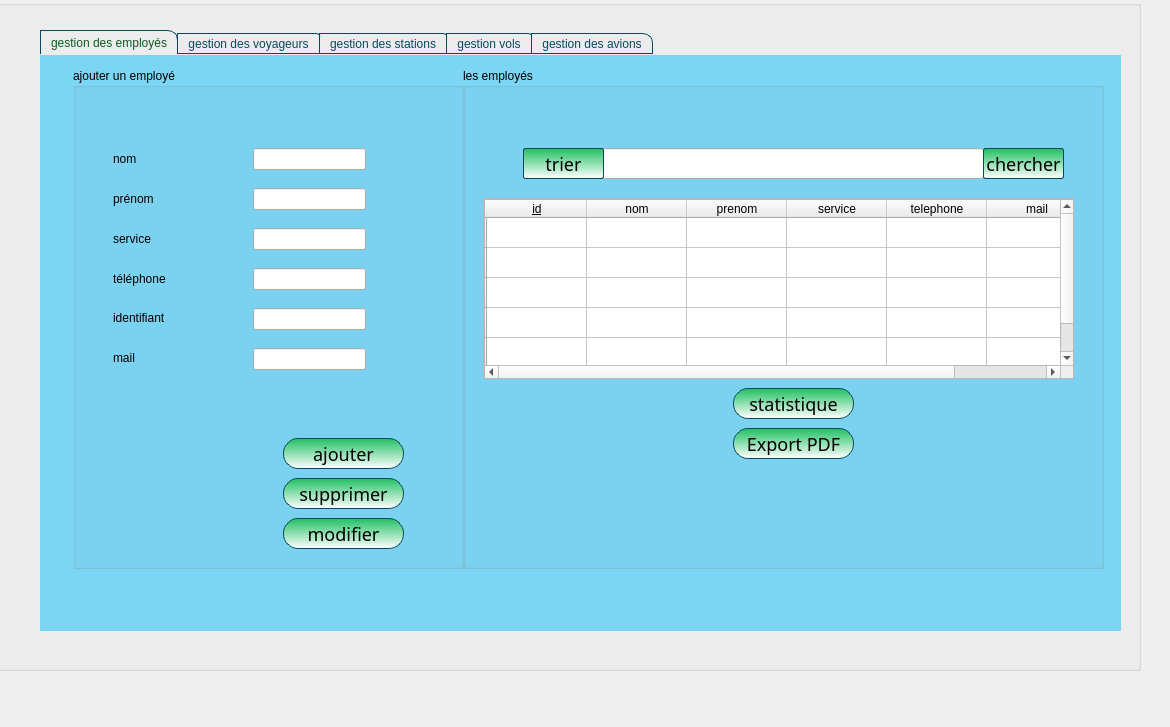
<?xml version="1.0" encoding="UTF-8"?>
<ui version="4.0">
 <class>adminInterface</class>
 <widget class="QDialog" name="adminInterface">
  <property name="geometry">
   <rect>
    <x>0</x>
    <y>0</y>
    <width>1170</width>
    <height>727</height>
   </rect>
  </property>
  <property name="windowTitle">
   <string>Dialog</string>
  </property>
  <property name="styleSheet">
   <string notr="true">*{
	font: 11pt &quot;Nirmala UI&quot;;
	

}






QWidget#tab_2{background:#7CD5F3}

QPushButton
{
  background:qlineargradient(spread:pad, x1:0.5, y1:0, x2:0.5, y2:1, stop:0 rgba(33, 192, 99, 255), stop:1 rgba(255, 255, 255, 255));
  border-radius:15px;
  border-style:solid;
 border-width: 1px;
 border-color:#08485E;
 font-family:century gothic;
   font-size:18px;
}


QPushButton:hover
{
  color:#333;
  border-radius:15px;
  background:#3CB0CD;
}
QTabBar::tab {
    color: #0C5A23;
    border: 1px solid #08485E;
    border-bottom-style: none;
    background-color: QLinearGradient(x1:0, y1:0, x2:0, y2:1, stop:1 #3CB0CD, stop:.4 #7CD5F3);
    padding-left: 10px;
    padding-right: 10px;
    padding-top: 3px;
    padding-bottom: 2px;
    margin-right: -1px;
    border-top-right-radius:3px;
}

QTabWidget::pane {
    border: 3px solid #7CD5F3;
    top: 1px;
    
}

QTabBar::tab:last
{
    margin-right: 0; /* the last selected tab has nothing to overlap with on the right */
    border-top-right-radius: 10px;
}

QTabBar::tab:first:!selected
{
 margin-left: 0px; /* the last selected tab has nothing to overlap with on the right */


    border-top-left-radius: 3px;
}

QTabBar::tab:!selected
{
    color:#08485E;
    border-bottom-style: solid;
    margin-top: 3px;
    background-color: QLinearGradient(x1:0, y1:0, x2:0, y2:1, stop:1 #ADFFBC, stop:.4 #21C036);
}
QTabBar::tab:selected
{
     border-top-right-radius: 10px;

 }


</string>
  </property>
  <widget class="QGroupBox" name="groupBox">
   <property name="geometry">
    <rect>
     <x>-10</x>
     <y>0</y>
     <width>1151</width>
     <height>671</height>
    </rect>
   </property>
   <property name="styleSheet">
    <string notr="true"/>
   </property>
   <property name="title">
    <string/>
   </property>
   <widget class="QTabWidget" name="Gestions">
    <property name="geometry">
     <rect>
      <x>50</x>
      <y>30</y>
      <width>1081</width>
      <height>601</height>
     </rect>
    </property>
    <property name="styleSheet">
     <string notr="true"/>
    </property>
    <property name="currentIndex">
     <number>0</number>
    </property>
    <widget class="QWidget" name="tab_2">
     <attribute name="title">
      <string>gestion des employés</string>
     </attribute>
     <widget class="QGroupBox" name="groupBox_2">
      <property name="geometry">
       <rect>
        <x>420</x>
        <y>10</y>
        <width>641</width>
        <height>501</height>
       </rect>
      </property>
      <property name="title">
       <string>les employés</string>
      </property>
      <widget class="QScrollArea" name="Data">
       <property name="geometry">
        <rect>
         <x>20</x>
         <y>130</y>
         <width>591</width>
         <height>181</height>
        </rect>
       </property>
       <property name="widgetResizable">
        <bool>true</bool>
       </property>
       <widget class="QWidget" name="scrollAreaWidgetContents">
        <property name="geometry">
         <rect>
          <x>0</x>
          <y>0</y>
          <width>589</width>
          <height>179</height>
         </rect>
        </property>
        <widget class="QTableWidget" name="tableWidget">
         <property name="geometry">
          <rect>
           <x>0</x>
           <y>0</y>
           <width>591</width>
           <height>181</height>
          </rect>
         </property>
         <row>
          <property name="text">
           <string/>
          </property>
         </row>
         <row>
          <property name="text">
           <string/>
          </property>
         </row>
         <row>
          <property name="text">
           <string/>
          </property>
         </row>
         <row>
          <property name="text">
           <string/>
          </property>
         </row>
         <row>
          <property name="text">
           <string/>
          </property>
         </row>
         <column>
          <property name="text">
           <string>id</string>
          </property>
          <property name="font">
           <font>
            <underline>true</underline>
           </font>
          </property>
         </column>
         <column>
          <property name="text">
           <string>nom</string>
          </property>
         </column>
         <column>
          <property name="text">
           <string>prenom</string>
          </property>
         </column>
         <column>
          <property name="text">
           <string>service</string>
          </property>
         </column>
         <column>
          <property name="text">
           <string>telephone</string>
          </property>
         </column>
         <column>
          <property name="text">
           <string>mail</string>
          </property>
         </column>
        </widget>
       </widget>
      </widget>
      <widget class="QPushButton" name="pushButton_3">
       <property name="geometry">
        <rect>
         <x>270</x>
         <y>320</y>
         <width>121</width>
         <height>31</height>
        </rect>
       </property>
       <property name="text">
        <string>statistique</string>
       </property>
      </widget>
      <widget class="QPushButton" name="pushButton_2">
       <property name="geometry">
        <rect>
         <x>270</x>
         <y>360</y>
         <width>121</width>
         <height>31</height>
        </rect>
       </property>
       <property name="text">
        <string>Export PDF</string>
       </property>
      </widget>
      <widget class="QPushButton" name="chercher_bt">
       <property name="geometry">
        <rect>
         <x>520</x>
         <y>80</y>
         <width>81</width>
         <height>31</height>
        </rect>
       </property>
       <property name="styleSheet">
        <string notr="true">*{border-radius:2px;}</string>
       </property>
       <property name="text">
        <string>chercher</string>
       </property>
      </widget>
      <widget class="QPushButton" name="trier_bt">
       <property name="geometry">
        <rect>
         <x>60</x>
         <y>80</y>
         <width>81</width>
         <height>31</height>
        </rect>
       </property>
       <property name="styleSheet">
        <string notr="true">*{border-radius:2px;}</string>
       </property>
       <property name="text">
        <string>trier</string>
       </property>
      </widget>
      <widget class="QLineEdit" name="lineEdit">
       <property name="geometry">
        <rect>
         <x>120</x>
         <y>80</y>
         <width>401</width>
         <height>31</height>
        </rect>
       </property>
       <property name="styleSheet">
        <string notr="true"/>
       </property>
      </widget>
      <zorder>Data</zorder>
      <zorder>pushButton_3</zorder>
      <zorder>pushButton_2</zorder>
      <zorder>lineEdit</zorder>
      <zorder>chercher_bt</zorder>
      <zorder>trier_bt</zorder>
     </widget>
     <widget class="QGroupBox" name="groupBox_3">
      <property name="geometry">
       <rect>
        <x>30</x>
        <y>10</y>
        <width>391</width>
        <height>501</height>
       </rect>
      </property>
      <property name="styleSheet">
       <string notr="true"/>
      </property>
      <property name="title">
       <string>ajouter un employé</string>
      </property>
      <widget class="QPushButton" name="pushButton_ajouter">
       <property name="geometry">
        <rect>
         <x>210</x>
         <y>370</y>
         <width>121</width>
         <height>31</height>
        </rect>
       </property>
       <property name="styleSheet">
        <string notr="true"/>
       </property>
       <property name="text">
        <string>ajouter</string>
       </property>
      </widget>
      <widget class="QPushButton" name="supprimer_emp">
       <property name="geometry">
        <rect>
         <x>210</x>
         <y>410</y>
         <width>121</width>
         <height>31</height>
        </rect>
       </property>
       <property name="text">
        <string>supprimer</string>
       </property>
      </widget>
      <widget class="QPushButton" name="modifier_e">
       <property name="geometry">
        <rect>
         <x>210</x>
         <y>450</y>
         <width>121</width>
         <height>31</height>
        </rect>
       </property>
       <property name="text">
        <string>modifier</string>
       </property>
      </widget>
      <widget class="QLineEdit" name="lineEdit_nom">
       <property name="geometry">
        <rect>
         <x>180</x>
         <y>80</y>
         <width>113</width>
         <height>22</height>
        </rect>
       </property>
      </widget>
      <widget class="QLineEdit" name="lineEdit_prenom">
       <property name="geometry">
        <rect>
         <x>180</x>
         <y>120</y>
         <width>113</width>
         <height>22</height>
        </rect>
       </property>
      </widget>
      <widget class="QLineEdit" name="lineEdit_service">
       <property name="geometry">
        <rect>
         <x>180</x>
         <y>160</y>
         <width>113</width>
         <height>22</height>
        </rect>
       </property>
      </widget>
      <widget class="QLineEdit" name="lineEdit_tel">
       <property name="geometry">
        <rect>
         <x>180</x>
         <y>200</y>
         <width>113</width>
         <height>22</height>
        </rect>
       </property>
      </widget>
      <widget class="QLabel" name="label_nom">
       <property name="geometry">
        <rect>
         <x>40</x>
         <y>80</y>
         <width>71</width>
         <height>21</height>
        </rect>
       </property>
       <property name="styleSheet">
        <string notr="true"/>
       </property>
       <property name="text">
        <string>nom</string>
       </property>
      </widget>
      <widget class="QLabel" name="label_prenom">
       <property name="geometry">
        <rect>
         <x>40</x>
         <y>120</y>
         <width>71</width>
         <height>21</height>
        </rect>
       </property>
       <property name="text">
        <string>prénom</string>
       </property>
      </widget>
      <widget class="QLabel" name="label_service">
       <property name="geometry">
        <rect>
         <x>40</x>
         <y>160</y>
         <width>71</width>
         <height>21</height>
        </rect>
       </property>
       <property name="text">
        <string>service</string>
       </property>
      </widget>
      <widget class="QLabel" name="label_tel">
       <property name="geometry">
        <rect>
         <x>40</x>
         <y>200</y>
         <width>101</width>
         <height>21</height>
        </rect>
       </property>
       <property name="text">
        <string>téléphone</string>
       </property>
      </widget>
      <widget class="QLabel" name="label_id">
       <property name="geometry">
        <rect>
         <x>40</x>
         <y>240</y>
         <width>121</width>
         <height>20</height>
        </rect>
       </property>
       <property name="text">
        <string>identifiant</string>
       </property>
      </widget>
      <widget class="QLabel" name="label_mail">
       <property name="geometry">
        <rect>
         <x>40</x>
         <y>280</y>
         <width>121</width>
         <height>20</height>
        </rect>
       </property>
       <property name="text">
        <string>mail</string>
       </property>
      </widget>
      <widget class="QLineEdit" name="lineEdit_ID">
       <property name="geometry">
        <rect>
         <x>180</x>
         <y>240</y>
         <width>113</width>
         <height>22</height>
        </rect>
       </property>
      </widget>
      <widget class="QLineEdit" name="lineEdit_mail">
       <property name="geometry">
        <rect>
         <x>180</x>
         <y>280</y>
         <width>113</width>
         <height>22</height>
        </rect>
       </property>
      </widget>
     </widget>
    </widget>
    <widget class="QWidget" name="g_voyageur">
     <attribute name="title">
      <string>gestion des voyageurs</string>
     </attribute>
    </widget>
    <widget class="QWidget" name="tab">
     <attribute name="title">
      <string>gestion des stations</string>
     </attribute>
    </widget>
    <widget class="QWidget" name="g_vol">
     <attribute name="title">
      <string>gestion vols</string>
     </attribute>
    </widget>
    <widget class="QWidget" name="tab_3">
     <attribute name="title">
      <string>gestion des avions</string>
     </attribute>
    </widget>
   </widget>
  </widget>
 </widget>
 <resources/>
 <connections/>
</ui>
